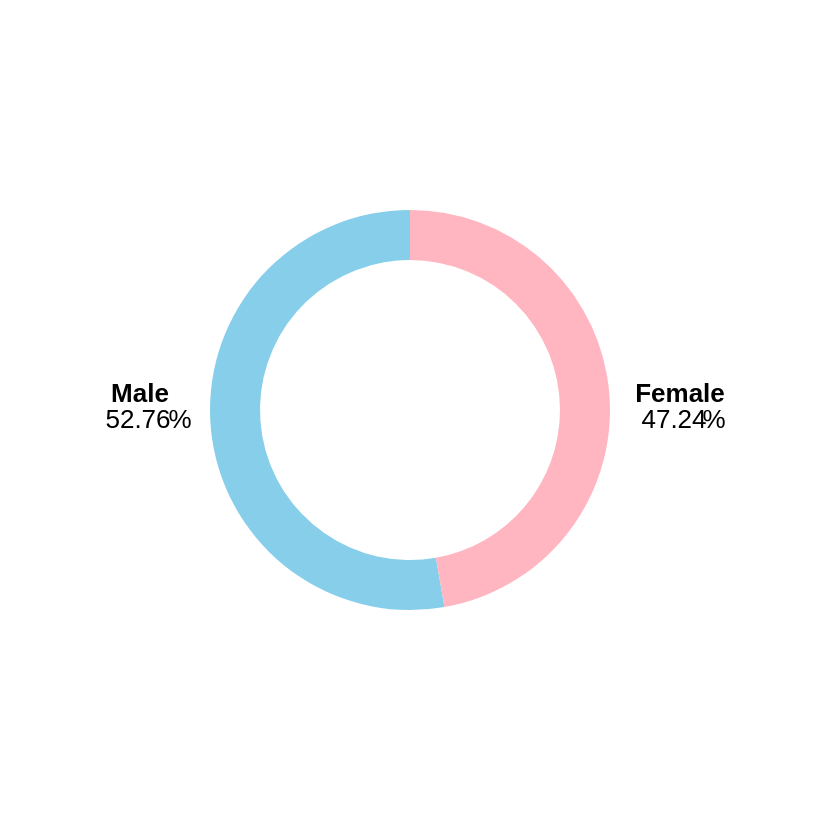

The Vega-Lite source for this figure:
### Vega-Lite specification from a JSON file in a GitHub repository (floating-point values rounded to 4 significant figures)
{"$schema": "https://vega.github.io/schema/vega-lite/v5.json", "description": "Donut chart to show male and female arrivals", "width": 400, "height": 400, "data": {"values": [{"gender": "Male", "percentage": 52.76, "count": 1862082, "total": 3528338}, {"gender": "Female", "percentage": 47.24, "count": 1666256, "total": 3528338}]}, "layer": [{"mark": {"type": "arc", "innerRadius": 75, "outerRadius": 100, "tooltip": true}, "encoding": {"theta": {"field": "percentage", "type": "quantitative", "stack": true}, "color": {"field": "gender", "type": "nominal", "legend": null, "scale": {"domain": ["Male", "Female"], "range": ["#87CEEB", "#FFB6C1"]}, "title": "Gender"}, "tooltip": [{"field": "gender", "type": "nominal", "title": "Gender"}, {"field": "total", "type": "quantitative", "title": "Total Arrivals", "format": ","}, {"field": "count", "type": "quantitative", "title": "Total Gender Arrivals", "format": ","}, {"field": "percentage", "type": "quantitative", "title": "Percentage"}]}}, {"mark": {"type": "text", "dx": -136, "dy": 5, "fontSize": 13}, "encoding": {"theta": {"field": "percentage", "type": "quantitative"}, "radius": {"value": 0}, "text": {"condition": {"test": "datum.gender === 'Male'", "field": "percentage", "type": "quantitative", "format": ".2f"}, "else": {"value": ""}}}}, {"mark": {"type": "text", "dx": 132, "dy": 5, "fontSize": 13}, "encoding": {"theta": {"field": "percentage", "type": "quantitative"}, "radius": {"value": 0}, "text": {"condition": {"test": "datum.gender === 'Female'", "field": "percentage", "type": "quantitative", "format": ".2f"}, "else": {"value": ""}}}}, {"mark": {"type": "text", "dx": -135, "dy": -8, "fontWeight": "bold", "fontSize": 13}, "encoding": {"theta": {"field": "gender", "type": "nominal"}, "radius": {"value": 0}, "text": {"condition": {"test": "datum.gender === 'Male'", "field": "gender", "type": "nominal"}, "else": {"value": ""}}}}, {"mark": {"type": "text", "dx": 135, "dy": -8, "fontWeight": "bold", "fontSize": 13}, "encoding": {"theta": {"field": "gender", "type": "nominal"}, "radius": {"value": 0}, "text": {"condition": {"test": "datum.gender === 'Female'", "field": "gender", "type": "nominal"}, "else": {"value": ""}}}}, {"mark": {"type": "text", "dx": -115, "dy": 5, "fontSize": 13}, "encoding": {"theta": {"field": "percentage", "type": "quantitative"}, "radius": {"value": 0}, "text": {"condition": {"test": "datum.gender === 'Male'", "value": "%"}, "else": {"value": ""}}}}, {"mark": {"type": "text", "dx": 152, "dy": 5, "fontSize": 13}, "encoding": {"theta": {"field": "percentage", "type": "quantitative"}, "radius": {"value": 0}, "text": {"condition": {"test": "datum.gender === 'Female'", "value": "%"}, "else": {"value": ""}}}}]}
